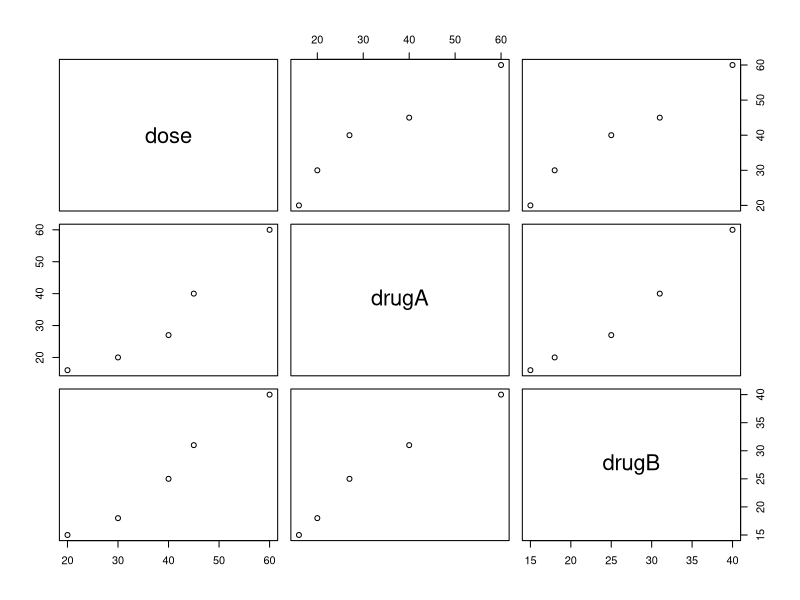
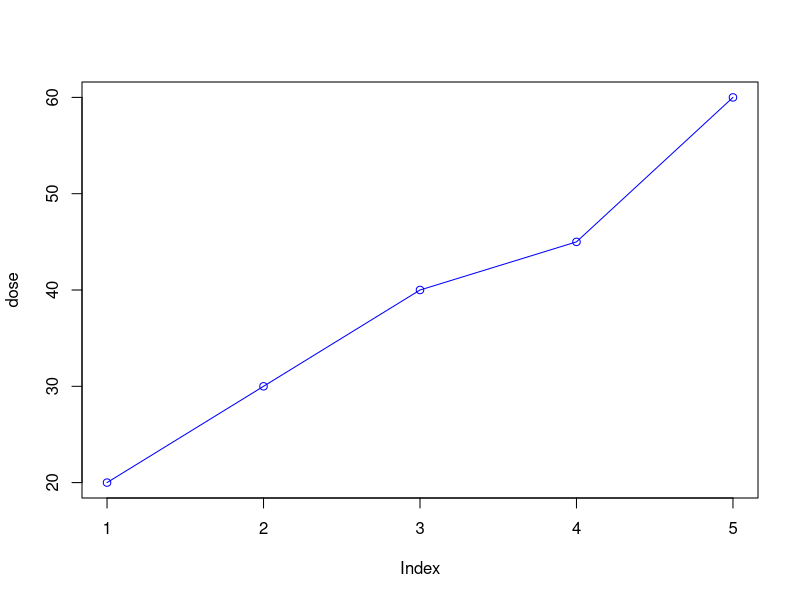
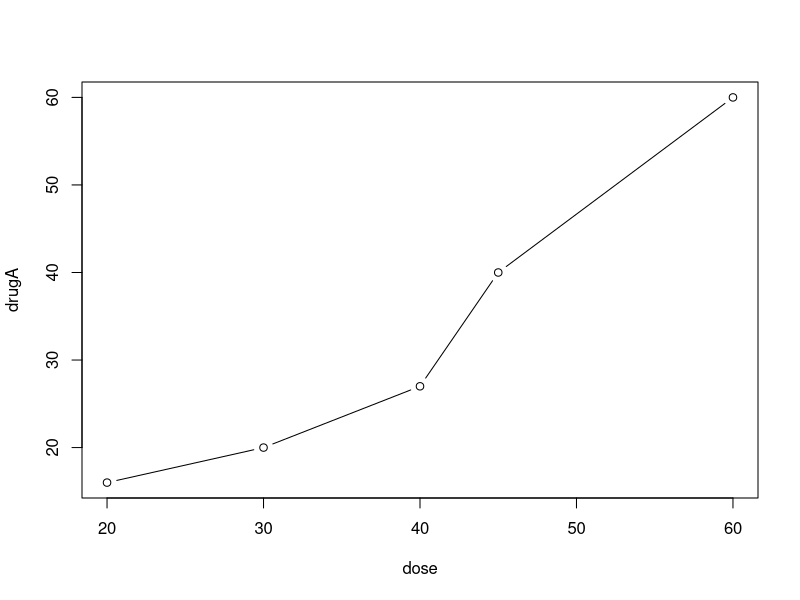
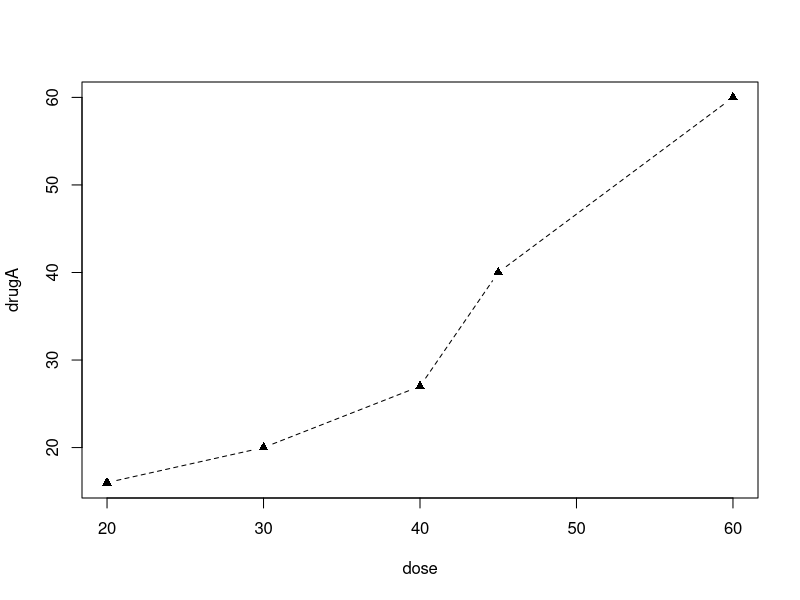

R code for these plots, in order:
# drugs

dose <- c(20, 30, 40, 45, 60)
drugA <- c(16, 20, 27, 40, 60)
drugB <- c(15, 18, 25, 31, 40)
drugs <- data.frame(dose, drugA, drugB)
str(drugs)
plot(drugs)

attach(drugs)
plot(dose, type = "o", col = "blue")

plot(dose, drugA, type = "b")

?plot
?par
# par functions

opar <- par(no.readonly = TRUE)
par(lty = 2, pch= 17)
plot(dose, drugA, type = "b")
